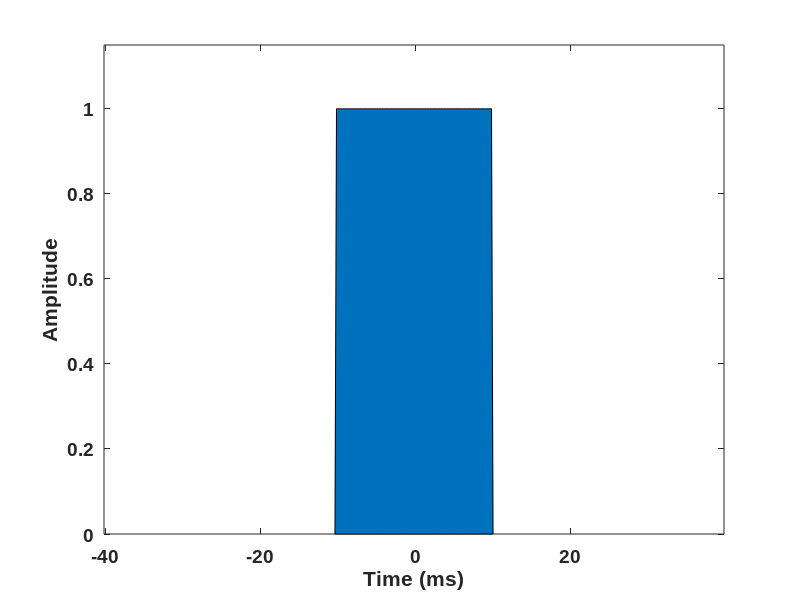
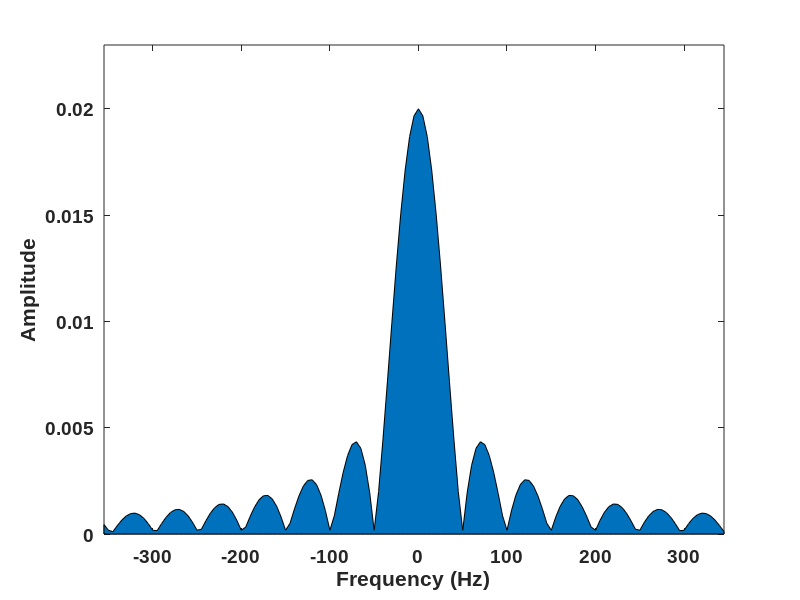
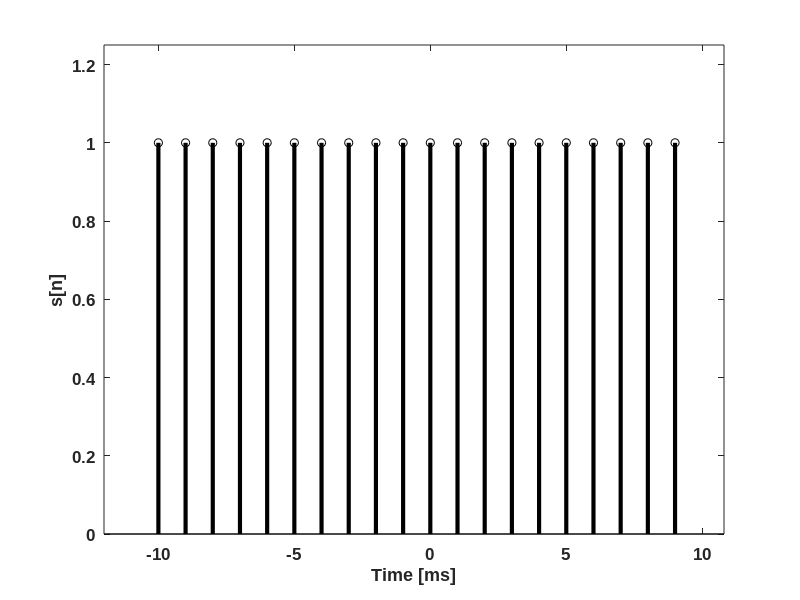
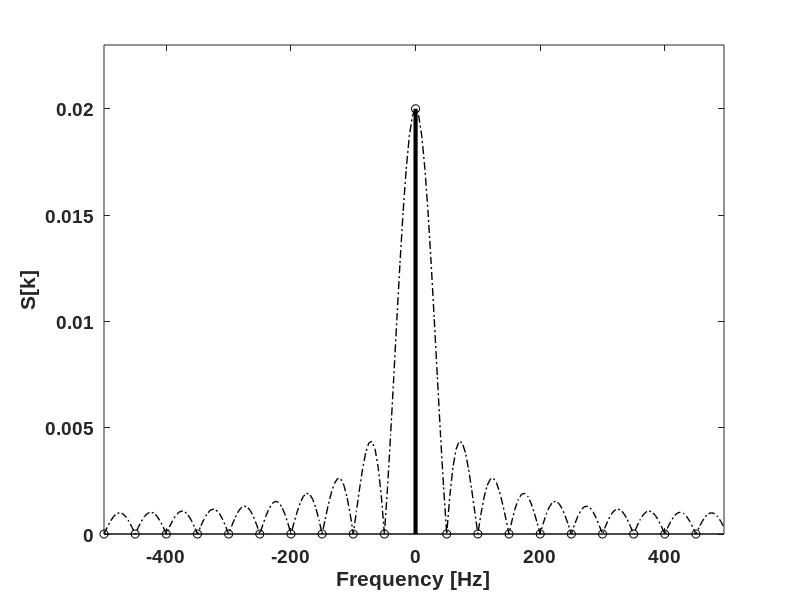

Reproduce these figures in MATLAB, in order.
%----------------------------------------------------------------
% This code can be used to generate Figure 5.9
%----------------------------------------------------------------
clear all
close all
 
%________________Implementation OF FT Window/Sinc________________
M = 500;
t = (-M:M)*1e-3/5; 
E(450:550) = 1;E(1001)=0;
T = t(550)-t(450); 
 
index=300:700;
 
%---Figure 5.9(a)-----------------------------------------------------
 
area(t(index)*1e3,E(index)); axis([min(t(index))*1e3 max(t(index))*1e3 0 1.15])
set(gca,'FontName', 'Arial', 'FontSize',14,'FontWeight', 'Bold');
xlabel('Time (ms)'); ylabel('Amplitude');
colormap(gray);
 
%---Figure 5.9(b)-----------------------------------------------------
index = 430:570;
df = 1/(max(t)-min(t));
f = (-M:M)*df;
Ef = T*fftshift(fft(E))/length(450:550); 
figure;
area(f(index),abs(Ef(index)));
axis([min(f(index)) max(f(index)) 0 .023])
set(gca,'FontName', 'Arial', 'FontSize',14,'FontWeight', 'Bold');
xlabel('Frequency (Hz)'); ylabel('Amplitude');%grid on; 
colormap(gray);
 
%________________Implementation OF DFT________________
clear all;
% TIME DOMAIN SIGNAL
t = (-10:9)*1e-3; N=length(t);
En(1:N) = 1; 
 
%---Figure 5.9(c)-----------------------------------------------------
figure;
stem(t*1e3,En,'k','LineWidth',3); axis([min(t)*1.2e3 max(t)*1.2e3 0 1.25])
set(gca,'FontName', 'Arial', 'FontSize',12,'FontWeight', 'Bold');
xlabel('Time [ms]'); ylabel('s[n]');%grid on; 
 
%-----------FREQ DOMAIN SIGNAL---
dt = t(2)-t(1);
BWt = max(t)-min(t)+dt;
df = 1/BWt;
f = (-10:9)*df;
Efn = BWt*fftshift(fft(En))/length(En); 
 
%---Figure 5.9(d)-----------------------------------------------------
figure;
stem(f,abs(Efn),'k','LineWidth',3);
axis([min(f) max(f) 0 1.15])
set(gca,'FontName', 'Arial', 'FontSize',14,'FontWeight', 'Bold');
xlabel('Frequency [Hz]'); ylabel('S[k]');%grid on; 
colormap(gray);hold on 
 
%-----this part for the sinc template
clear En2;
En2(91:110) = En; 
En2(200) = 0;
Efn2 = BWt*fftshift(fft(En2))/length(En); 
f2 = min(f):df/10:(min(f)+df/10*199);
plot(f2,abs(Efn2),'k-.','LineWidth',1);
axis([min(f2) max(f2) 0 .023]); hold off
 
%---------ZERO PADDING ----------
%TIME DOMAIN
clear En_zero;
En_zero(20:39) = En; 
En_zero(60) = 0;
dt = 1e-3;
t2 = dt*(-30:29);
 
%---Figure 5.9(e)-----------------------------------------------------
figure;
stem(t2*1e3,En_zero,'k','LineWidth',3); axis([-dt*30e3 dt*29e3 0 1.25])
set(gca,'FontName', 'Arial', 'FontSize',14,'FontWeight', 'Bold');
xlabel('Time [ms]'); ylabel('s[n]');%grid on; 
 
%FREQUENCY DOMAIN
Efn2_zero = BWt*fftshift(fft(En_zero))/length(En); 
f2 = min(f):df/3:(min(f)+df/3*59);
 
%---Figure 5.9(f)-----------------------------------------------------
figure;
plot(f2,abs(Efn2_zero),'k-.','LineWidth',1);hold on
stem(f2,abs(Efn2_zero),'k','LineWidth',3);
set(gca,'FontName', 'Arial', 'FontSize',12,'FontWeight', 'Bold');
xlabel('Frequency [Hz]'); ylabel('S[k]');%grid on; 
axis([min(f2) max(f2) 0 0.023]); hold off
